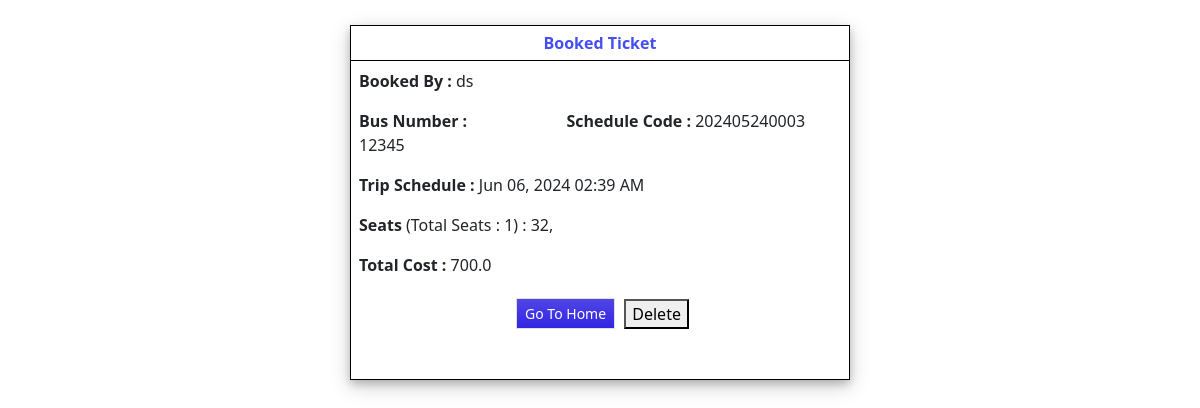
Page /my_bookings (signed in) on the committed database.
### reservationApp/models.py (models this page shows, shortened)
class Booking(models.Model):
    owner = models.ForeignKey(User,on_delete=models.CASCADE,default=1,related_name='user_booking')
    code = models.CharField(max_length=100)
    name = models.CharField(max_length=250)
    schedule = models.ForeignKey(Schedule,on_delete=models.CASCADE)
    seats = models.IntegerField(default=0)
    fare = models.FloatField(default=0.0)
    book_seats = models.ManyToManyField(Seats,related_name="book_seats")
    date_created = models.DateTimeField(default=timezone.now)
    def total_payable(self):
        return self.seats * self.schedule.fare

class Schedule(models.Model):
    code = models.CharField(max_length=100)
    bus = models.ForeignKey(Bus,on_delete=models.CASCADE)
    seats = models.ManyToManyField(Seats,related_name="seats")
    via = models.ManyToManyField(Location,name="via")
    depart = models.ForeignKey(Location,on_delete=models.CASCADE, related_name='depart_location')
    destination = models.ForeignKey(Location,on_delete=models.CASCADE, related_name='destination')
    schedule= models.DateTimeField()
    time_taken_hours = models.IntegerField(default=0)
    time_taken_minutes = models.IntegerField(default=0)
    fare= models.FloatField()
    status = models.CharField(max_length=2, choices=(('1','Active'),('2','Cancelled')), default=1)
    date_created = models.DateTimeField(default=timezone.now)
    date_updated = models.DateTimeField(auto_now=True)

class Bus(models.Model):
    category = models.ForeignKey(Category, on_delete=models.CASCADE, blank=True, null=True)
    bus_number = models.CharField(max_length=250)
    seats = models.IntegerField(default=0)  # Changed from FloatField to IntegerField
    status = models.CharField(max_length=2, choices=(('1', 'Active'), ('2', 'Inactive')), default='1')
    date_created = models.DateTimeField(default=timezone.now)
    date_updated = models.DateTimeField(auto_now=True)
    def __str__(self):
        return self.bus_number

class Seats(models.Model):
    owner = models.ForeignKey(User,on_delete=models.SET_NULL,default=None,null=True)
    seat_number = models.IntegerField(default=0)
    is_booked = models.BooleanField(default=False)
    timeStamp = models.DateTimeField(auto_now=True)

### reservationApp/views.py (the view)
# urls.py: path('my_bookings',views.myBookings,name='myBookings')
@login_required
def myBookings(request):
    context = {}
    booking = Booking.objects.filter(owner=request.user)
    if booking.first() is None:
        context['all_bookings']  = None
    else:
        context['all_bookings'] = booking
    return render(request,'my_booking.html',context=context)

### reservationApp/templates/my_booking.html (shortened to what this page needs)
{% load customfilter %} {% load humanize %}
{% if all_bookings is not None %}
{% for booking in all_bookings %}
<div class="container-fluid" id="container-main">
    <div class="row" id="heading-row">
        <b><center>Booked Ticket</center></b>
    </div>
    <div class="row">
        <div class="col-12 p-2">
            <b>Booked By : </b>{{ booking.name }}
        </div>
    </div>
    <div class="row">
        <div class="col-4 p-2">
            <b>Bus Number : </b> {{ booking.schedule.bus }}
        </div>
        <div class="col-1">
        </div>
        <div class="col-7 p-2">
            <b>Schedule Code : </b> {{ booking.code }}
        </div>
    </div>
    <div class="row">
        <div class="col-12 p-2">
            <b>Trip Schedule : </b> {{ booking.schedule.schedule|date:"M d, Y h:i A" }}
        </div>
    </div>
    <div class="column">
        <div class="row">
            <div class="col-12 p-2">
                <b>Seats </b>(Total Seats : {{ booking.seats }}) : {% for seat in booking.book_seats.all %}
                {{ seat.seat_number }},
                {% endfor %}
            </div>
        </div>
    </div>
    <div class="row">
        <div class="col-12 p-2">
            <b>Total Cost : </b> {{ booking.total_payable|intcomma }}
        </div>
    </div>
    <div class="row">
        <div class="col-12 p-2">
            <center>
                <button class="btn btn-default border bg-gradient rounded-0 btn-sm" type="button" data-bs-dismiss="modal" onclick="location.href='{% url 'home-page' %}'" id="btn-close">Go To Home</button>
                <button class="delete-booking" data-id="{{ booking.id }}">Delete</button>
            </center>
        </div>
    </div>
    <div class="clear-fix py-3"></div>
</div>
{% endfor %}
{% else %}
<div class="container centered">
    <div class="text-center">
        <p class="no-booking-Text">You have No bookings, Click <a href="{% url 'find-trip-page' %}">here</a> to find a trip OR click <a href="{% url 'scheduled-trips-page' %}">here</a> to see the scheduled trips.</p>
    </div>
</div>
{% endif %}
<link href="https://cdn.jsdelivr.net/npm/bootstrap@5.3.3/dist/css/bootstrap.min.css" rel="stylesheet">

### reservationApp/templates/my_booking.html (style rules this page uses)
#container-main { width: 500px; border: 1px solid black; box-shadow: 0 4px 8px 0 rgba(0, 0, 0, 0.2), 0 6px 20px 0 rgba(0, 0, 0, 0.19); margin-top: 25px; }
#heading-row { border-bottom: 1px solid black; padding: 5px; color: rgb(69, 78, 245); }
#btn-close, #btn-cancel { margin: 5px; margin-bottom: 10px; background-color: #3225e2; color: #ffffff; border-radius: 5px; }

### rows in the picture
Booking: name "ds", schedule.bus "12345", code "202405240003", schedule.schedule "Jun 06, 2024 02:39 AM", seats "1", total_payable "700.0"
Seats: seat_number "32"
